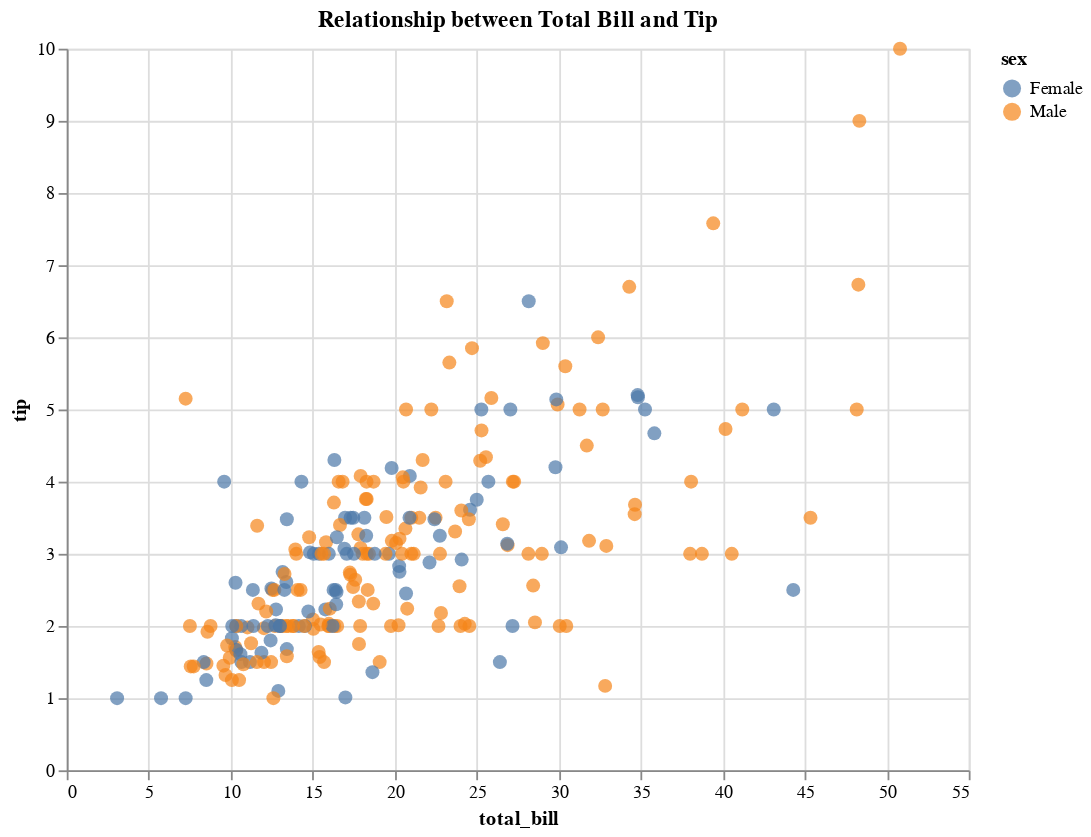

The notebook cell saved with this chart:
### Markdown cell above
# Altair example

Altairは、Python用の宣言型統計可視化ライブラリです。Altairは、可視化に関する定理の強固な基盤の上に構築されており、VegaおよびVega-Lite可視化文法の力を活用しています。Altairでは、ユーザーは、レンダリングプロセスの複雑な詳細を指定するのではなく、データの関係性の観点から、可視化に何を表現させたいかを指定します。これにより、最小限のコードで幅広い可視化を作成するための、簡潔で一貫したインターフェイスが提供されます。

### Code cell
import altair as alt
import seaborn as sns

# Load the tips dataset from Seaborn
tips = sns.load_dataset("tips")

# Create a scatter plot
chart = alt.Chart(tips).mark_circle(size=60).encode(
    x='total_bill:Q',
    y='tip:Q',
    color='sex:N',
    tooltip=['total_bill:Q', 'tip:Q', 'sex:N']
).properties(
    title="Relationship between Total Bill and Tip",
    width=500,
    height=400
)

chart.display()

### Figure 1 — Vega-Lite specification as saved in the notebook (floating-point values rounded to 4 significant figures; data arrays with more than 128 entries replaced by an {"elided": "..."} marker saying what was removed)
{"config": {"view": {"continuousWidth": 300, "continuousHeight": 300}}, "data": {"name": "data-362d1a3aede62850ce7cd49b1d5f5d1d"}, "mark": {"type": "circle", "size": 60}, "encoding": {"color": {"field": "sex", "type": "nominal"}, "tooltip": [{"field": "total_bill", "type": "quantitative"}, {"field": "tip", "type": "quantitative"}, {"field": "sex", "type": "nominal"}], "x": {"field": "total_bill", "type": "quantitative"}, "y": {"field": "tip", "type": "quantitative"}}, "height": 400, "title": "Relationship between Total Bill and Tip", "width": 500, "$schema": "https://vega.github.io/schema/vega-lite/v5.15.1.json", "datasets": {"data-362d1a3aede62850ce7cd49b1d5f5d1d": {"elided": "244 records"}}}
